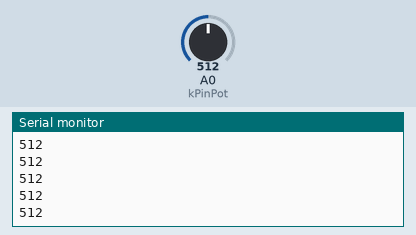
A sketch run on a simulated Arduino Uno, built with avr-gcc and run on an emulated ATmega328P. Shown: the last lines printed to the serial monitor. The test bench sets the inputs (shaded band); at power-on: A0 (kPinPot) = 512.

Above: at 1.2 s.
1.3 s: A0 (kPinPot) set to 716
At 1.9 s:
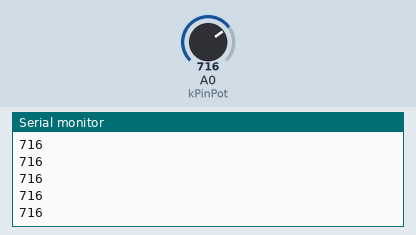
2.8 s: A0 (kPinPot) set to 900
At 3.3 s:
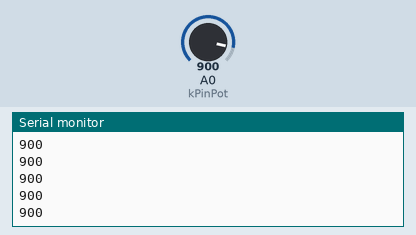
Timing chart, 0 to 5.8 s (numbered marks = the images above; inputs shaded):
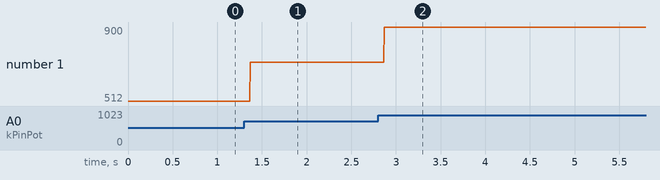

The sketch:

AnalogIn_test_.ino
```cpp
const int kPinPot = A0;
void setup() {
  // put your setup code here, to run once:
  pinMode(kPinPot, INPUT);
  Serial.begin(9600);
}

void loop() {
  // put your main code here, to run repeatedly:
  int sensorValue=0;
  sensorValue=analogRead(kPinPot);
  Serial.println(sensorValue);
}
```

Measured:
- after the input at 1.3 s, the serial monitor: prints a new line after 0.07 s (image 1)
- after the input at 2.8 s, the serial monitor: prints a new line after 0.07 s (image 2)
- plotted number 1: 512 → 716 after the input at 1.3 s, 716 → 900 after the input at 2.8 s
